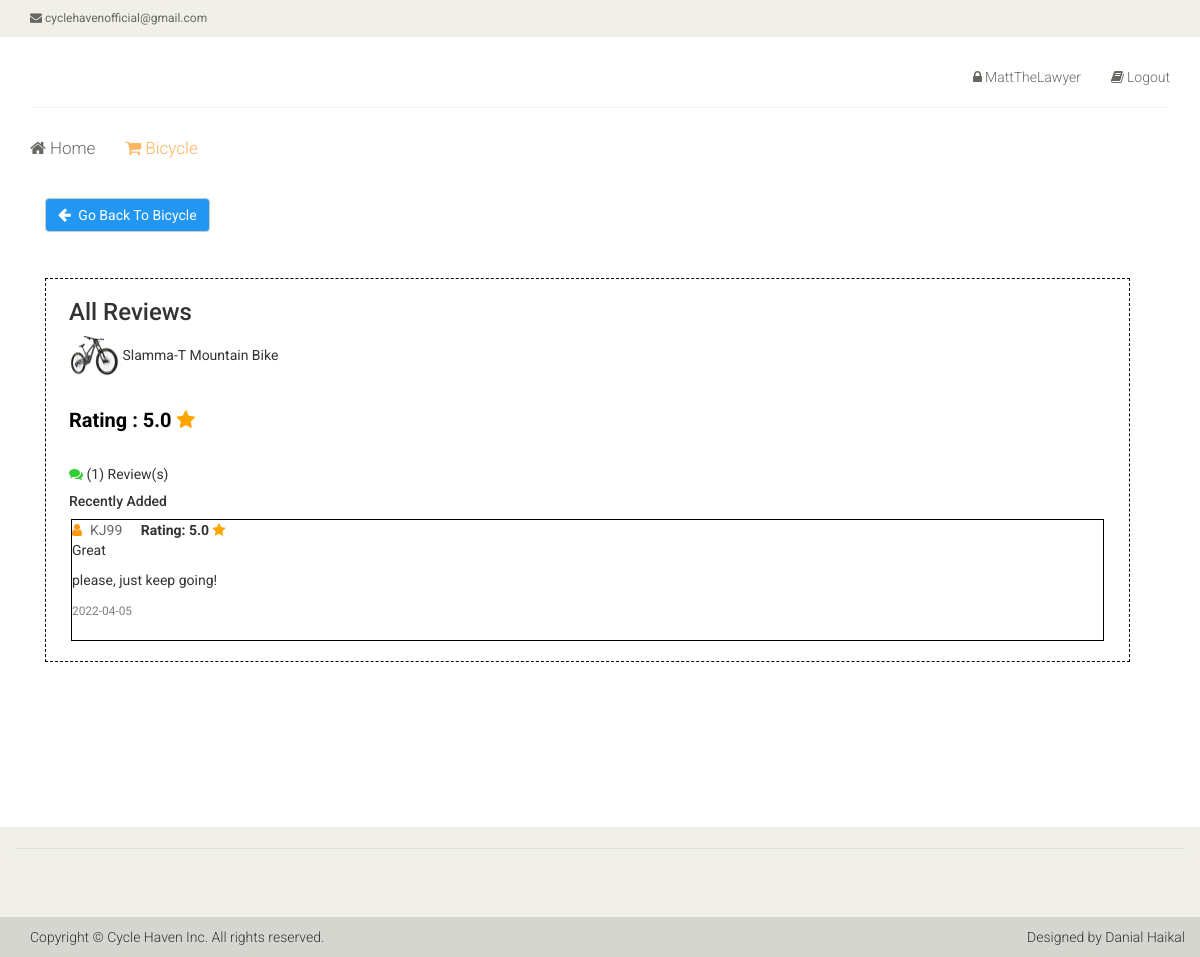
Page /product-admin-allreviews.php?code=2&code2=orbstore99 (signed in) on the committed database.
### tables this page shows
CREATE TABLE `havenbicycle` (
  `BicycleID` int(10) NOT NULL,
  `BicycleName` varchar(70) NOT NULL,
  `BicyclePrice` decimal(10,2) NOT NULL,
  `BicycleCategory` varchar(20) NOT NULL,
  `BicycleDesc` text NOT NULL,
  `BicycleApproval` varchar(1) NOT NULL,
  `BicycleColor` varchar(50) NOT NULL,
  `BicycleImage` text NOT NULL,
  `BicycleBrand` varchar(40) NOT NULL,
  `AccountUsername` varchar(20) NOT NULL
);

CREATE TABLE `havenreview` (
  `ReviewID` int(20) NOT NULL,
  `ReviewTitle` varchar(100) NOT NULL,
  `ReviewDesc` varchar(500) NOT NULL,
  `ReviewStar` decimal(2,1) NOT NULL,
  `AccountUsername` varchar(20) NOT NULL,
  `BicycleID` int(20) NOT NULL,
  `ReviewDate` date NOT NULL DEFAULT current_timestamp()
);

CREATE TABLE `havenuser` (
  `UserID` int(10) NOT NULL,
  `UserUsername` varchar(20) NOT NULL,
  `UserName` varchar(70) NOT NULL,
  `UserEmail` varchar(50) NOT NULL,
  `UserPhone` varchar(15) NOT NULL,
  `UserAddress` varchar(100) NOT NULL
);

### product-admin-allreviews.php (the view, shortened to what this page needs)
<?php
include ("dbconnect.php");
?>
<!DOCTYPE html>
<html lang="en">
<head>
    <link href="css/bootstrap.min.css" rel="stylesheet">
    <link href="css/font-awesome.min.css" rel="stylesheet">
    <link href="css/prettyPhoto.css" rel="stylesheet">
    <link href="css/price-range.css" rel="stylesheet">
    <link href="css/animate.css" rel="stylesheet">
	<link href="css/main.css" rel="stylesheet">
	<link href="css/responsive.css" rel="stylesheet">
    <link rel="stylesheet" href="https://cdnjs.cloudflare.com/ajax/libs/font-awesome/4.7.0/css/font-awesome.min.css">
</head>
<body>
    <?php
		$code = $_REQUEST['code'];
        $code2 = $_REQUEST['code2'];
		$result = mysqli_query($conn, "select * from HavenBicycle WHERE BicycleID = '$code' AND AccountUsername = '$code2'");
		if(mysqli_num_rows($result) == 0)
		{
		?>
			<div><p>No Records Found</p></div>
		<?php
		}
			else{
				$row = mysqli_fetch_assoc($result);
				}
		?>
	<header id="header">
		<div class="header_top">
			<div class="container">
				<div class="row">
					<div class="col-sm-6">
						<div class="contactinfo">
							<ul class="nav nav-pills">
								<li><a href="#"><i class="fa fa-envelope"></i> cyclehavenofficial@gmail.com</a></li>
							</ul>
						</div>
					</div>
				</div>
			</div>
		</div>
		<div class="header-middle">
			<div class="container">
				<div class="row">
					<div class="col-sm-4">
					</div>
					<div class="col-sm-8">
						<div class="shop-menu pull-right">
							<ul class="nav navbar-nav">
					            <li><a href="admin/index.php"><i class="fa fa-lock"></i><?php echo $_SESSION['AccountUsername'] ?></a></li>
                                <li><a href="logout.php"><i class="fa fa-book"></i>Logout</a></li>
							</ul>
						</div>
					</div>
				</div>
			</div>
		</div>
		<div class="header-bottom">
			<div class="container">
				<div class="row">
					<div class="col-sm-9">
						<div class="mainmenu pull-left">
							<ul class="nav navbar-nav collapse navbar-collapse">
								<li><a href="admin/index.php"><i class="fa fa-home"></i> Home</a></li>
								<li ><a href="shopadmin.php" class="active"><i class="fa fa-shopping-cart"></i> Bicycle<i></i></a></li>
							</ul>
						</div>
					</div>
				</div>
			</div>
		</div>
	</header>
	<section style="min-height:624px;margin-bottom:5px;">
<div class="container">
			<div class="row">
				<div class="col-sm-9 padding-right">
                     <div class="mainmenu pull-left" style="margin-bottom:10px;margin-left:15px;">
							<a class="btn btn-default" href="product-details-admin.php?code=<?php echo $row['BicycleID'];?>&code2=<?php echo $row['AccountUsername'];?>" style="color:white;text-decoration:none;background-color:#2196F3;"><i class="fa fa-arrow-left" style="font-size:15px;margin-right:4px;"></i> Go Back To Bicycle</a>
						</div><br/><br/><br/><br/>
					<div class="category-tab shop-details-tab" style="border:1px dashed black;width:1085px;">
						<div class="col-sm-12">
                            <h3 style="margin-left:23px;">All Reviews</h3>
                            <p style="margin-left:23px;"> <img src="<?php echo $row['BicycleImage']; ?>" alt="" style="width:50px;height:40px;"/> <?php echo $row['BicycleName'];?></p>
                                   <br/>
                               <?php
                                          $result8 = mysqli_query( $conn, "SELECT AVG(ReviewStar) AS avg FROM HavenReview WHERE BicycleID='$code';");
                                          $row8 = mysqli_fetch_assoc($result8);
                                       ?>
                             <p style="color:black;margin-left:23px;font-size:20px;"><b>Rating : <?php  echo number_format($row8['avg'],1);?> </b><i class="fa fa-star" style="color:orange;"></i></p><br/>
                             <?php
                             $result12 = mysqli_query($conn, "select COUNT(ReviewID) AS number from HavenReview WHERE BicycleID ='$code'");
                             $row12 = mysqli_fetch_assoc($result12);
                            ?>
                            <p style="margin-left:23px;"><i class="fa fa-comments" style="color:limegreen;"></i> (<?php  echo($row12['number']);?>) Review(s)</p>
                            <h5 style="margin-left:23px;">Recently Added</h5>
						</div>
						<div class="tab-content">
							<div class="tab-pane fade active in" id="reviews" >
								<div class="col-sm-12">
                                    <?php
                                          $sql4 = "select * from HavenReview INNER JOIN HavenSeller INNER JOIN HavenBicycle INNER JOIN HavenUser ON HavenBicycle.BicycleID = HavenReview.BicycleID AND HavenSeller.SellerUsername = HavenBicycle.AccountUsername AND HavenReview.AccountUsername = HavenUser.UserUsername WHERE HavenBicycle.BicycleID ='$code' AND HavenBicycle.AccountUsername='$code2' order by HavenReview.ReviewID DESC";
                                          $result4 = mysqli_query($conn, $sql4);
                                if(mysqli_num_rows($result4) == 0)
                                {
                                ?>
                                    <div><h4> <i class="fa fa-star" style="color:orange;"></i><span style="color:silver;"> No Reviews Has Been Made Yet For This Bicycle.</span></h4></div>
                                        <br/>
                                <?php
                                }
                                else{
                                    while($row4 = mysqli_fetch_assoc($result4)) {
		                           ?>
									<div class="col-sm-12" style="border:1px solid black;margin-bottom:10px;">
									<ul>
										<li><a><i class="fa fa-user"></i><?php echo $row4["UserUsername"];?></a></li>
                                        <b>Rating: <?php echo $row4["ReviewStar"];?>  <i class="fa fa-star" style="color:orange;"></i> </b>
                                        <br/>
                                        <p><?php echo $row4["ReviewTitle"];?></p>
                                        <p><?php echo $row4["ReviewDesc"];?></p>
                                        <small style="color:grey;"><?php echo $row4["ReviewDate"];?></small>
									</ul>
								    </div>
                                    <?php }} ?>
								</div>
							</div>
						</div>
					</div>
				</div>
			</div>
		</div>
	</section>
<footer id="footer">
		<div class="footer-top">
			<div class="container">
				<div class="row">
					<div class="col-sm-7">
					</div>
					<div class="col-sm-3">
					</div>
				</div>
			</div>
		</div>
		<div class="footer-bottom">
			<div class="container">
				<div class="row">
					<p class="pull-left">Copyright © Cycle Haven Inc. All rights reserved.</p>
					<p class="pull-right">Designed by Danial Haikal<span><a target="_blank"></a></span></p>
				</div>
			</div>
		</div>
	</footer>
</body>
</html>

### css/main.css (style rules this page uses)
body { font-family: 'Roboto', sans-serif; background:; position: relative; font-weight:400px; }
ul li { list-style: none; }
a { -webkit-transition: 300ms; -moz-transition: 300ms; -o-transition: 300ms; transition: 300ms; }
h1, h2, h3, h4, h5, h6 { font-family: 'Roboto', sans-serif; }
.header_top { background: none repeat scroll 0 0 #F0F0E9; }
.contactinfo ul li:first-child { margin-left: -15px; }
.contactinfo ul li a { font-size: 12px; color: #696763; font-family: 'Roboto', sans-serif; }
.header-middle .container .row { border-bottom: 1px solid #f5f5f5; margin-left: 0; margin-right: 0; padding-bottom: 20px; padding-top: 20px; }
.header-middle .container .row .col-sm-4 { padding-left: 0; }
.header-middle .container .row .col-sm-8 { padding-right:0; }
.shop-menu ul li { display:inline-block; padding-left: 15px; padding-right: 15px; }
.shop-menu ul li:last-child { padding-right: 0; }
.shop-menu ul li a { background: #FFFFFF; color: #696763; font-family: 'Roboto', sans-serif; font-size: 14px; font-weight: 300; padding:0; padding-right: 0; margin-top: 10px; }
.shop-menu ul li a i { margin-right:3px; }
.header-bottom { padding-bottom: 30px; padding-top: 30px; }
.navbar-collapse.collapse { padding-left: 0; }
.mainmenu ul li { padding-right: 15px; padding-left: 15px; }
.mainmenu ul li:first-child { padding-left: 0px; }
.mainmenu ul li a { color: #696763; font-family: 'Roboto', sans-serif; font-size: 17px; font-weight: 300; padding: 0; padding-bottom: 10px; }
.mainmenu ul li a:hover, .mainmenu ul li a.active, .shop-menu ul li a.active { background:none; color:#fdb45e; }
#footer { background: #F0F0E9; }
.footer-top .container { border-bottom: 1px solid #E0E0DA; padding-bottom: 20px; }
.footer-top .col-sm-3 { overflow: hidden; }
.footer-bottom { background: #D6D6D0; padding-top: 10px; }
.footer-bottom p { color: #363432; font-family: 'Roboto', sans-serif; font-weight: 300; margin-left: 15px; }
.padding-right { padding-right: 0; }
.category-tab { overflow: hidden; }
.category-tab ul { background: #40403E; border-bottom: 1px solid #FE980F; list-style: none outside none; margin: 0 0 30px; padding: 0; width: 100%; }
.category-tab ul li a { border: 0 none; border-radius: 0; color: #B3AFA8; display: block; font-family: 'Roboto', sans-serif; font-size: 14px; text-transform: uppercase; }
#reviews { padding-left: 25px; padding-right: 25px; }
.shop-details-tab { border: 1px solid #F7F7F0; margin-bottom: 75px; margin-left: 15px; margin-right: 15px; padding-bottom: 10px; }
.shop-details-tab .col-sm-12 { padding-left: 0; padding-right: 0; }
#reviews ul { background: #FFFFFF; border: 0 none; list-style: none outside none; margin: 0 0 20px; padding: 0; }
#reviews ul li { display:inline-block; }
#reviews ul li a { color: #696763; display: block; font-family: 'Roboto', sans-serif; font-size: 14px; padding-right: 15px; }
#reviews ul li a i { color:#FE980F; padding-right:8px; }
#reviews p { color:#363432; }

### rows in the picture
havenbicycle: BicycleImage (picture), BicycleName "Slamma-T Mountain Bike"
havenreview: havenuser.UserUsername "KJ99", ReviewStar "5.0", ReviewTitle "Great", ReviewDesc "please, just keep going!", ReviewDate "2022-04-05"

### other values in the picture
$_SESSION['AccountUsername'] "MattTheLawyer"
$row8['avg'] "5.0"
$row12['number'] "1"
